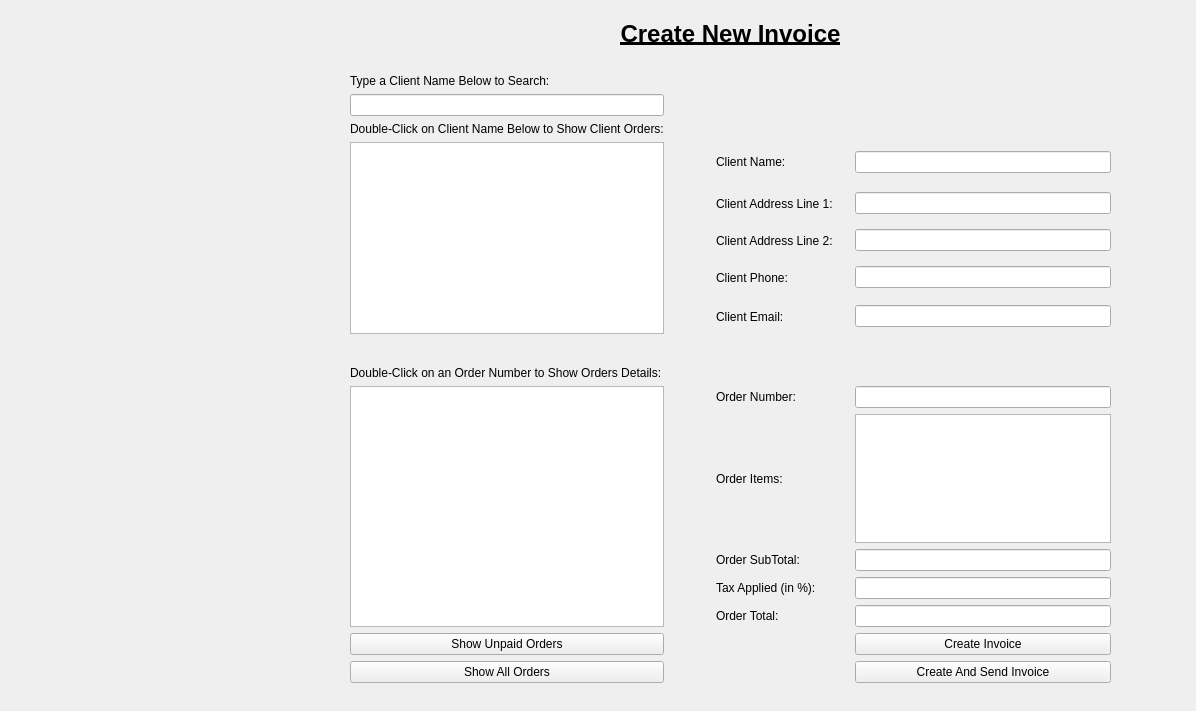
<?xml version="1.0" encoding="UTF-8"?>
<ui version="4.0">
 <class>MainWindow_mainView</class>
 <widget class="QMainWindow" name="MainWindow_mainView">
  <property name="geometry">
   <rect>
    <x>0</x>
    <y>0</y>
    <width>1196</width>
    <height>711</height>
   </rect>
  </property>
  <property name="sizePolicy">
   <sizepolicy hsizetype="Preferred" vsizetype="Expanding">
    <horstretch>0</horstretch>
    <verstretch>0</verstretch>
   </sizepolicy>
  </property>
  <property name="windowTitle">
   <string>MainWindow</string>
  </property>
  <widget class="QWidget" name="centralwidget">
   <widget class="QWidget" name="gridLayoutWidget">
    <property name="geometry">
     <rect>
      <x>310</x>
      <y>20</y>
      <width>871</width>
      <height>683</height>
     </rect>
    </property>
    <layout class="QGridLayout" name="ui_layout_dynamicMainView">
     <item row="1" column="0">
      <layout class="QGridLayout" name="ui_layout_searchEditClients" rowstretch="0,0,0,0,0,0,0,0,0,0,0,0,0,0,0,0,0,0,0,0,0,0,0,0,0,0,0,0,0">
       <property name="sizeConstraint">
        <enum>QLayout::SetFixedSize</enum>
       </property>
       <property name="spacing">
        <number>6</number>
       </property>
       <item row="17" column="3">
        <widget class="QLabel" name="ui_label_newInvoice_orderNumber">
         <property name="text">
          <string>Order Number:</string>
         </property>
        </widget>
       </item>
       <item row="19" column="5">
        <widget class="QLineEdit" name="ux_lineEdit_newInvoice_orderSubTotal"/>
       </item>
       <item row="19" column="3">
        <widget class="QLabel" name="ui_label_newInvoice_orderSubTotal">
         <property name="text">
          <string>Order SubTotal:</string>
         </property>
        </widget>
       </item>
       <item row="16" column="1">
        <widget class="QLabel" name="ui_label_newInvoice_doubleClickTo_2">
         <property name="sizePolicy">
          <sizepolicy hsizetype="Preferred" vsizetype="Fixed">
           <horstretch>0</horstretch>
           <verstretch>0</verstretch>
          </sizepolicy>
         </property>
         <property name="text">
          <string>Double-Click on an Order Number to Show Orders Details:</string>
         </property>
        </widget>
       </item>
       <item row="5" column="1">
        <widget class="QLabel" name="ui_label_newInvoice_doubleClickTo">
         <property name="sizePolicy">
          <sizepolicy hsizetype="Preferred" vsizetype="Fixed">
           <horstretch>0</horstretch>
           <verstretch>0</verstretch>
          </sizepolicy>
         </property>
         <property name="text">
          <string>Double-Click on Client Name Below to Show Client Orders:</string>
         </property>
        </widget>
       </item>
       <item row="3" column="1">
        <widget class="QLineEdit" name="ux_lineEdit_newInvoice_clientNameSearch"/>
       </item>
       <item row="12" column="3">
        <widget class="QLabel" name="ui_label_newInvoice_clientEmail">
         <property name="text">
          <string>Client Email:</string>
         </property>
        </widget>
       </item>
       <item row="0" column="0">
        <spacer name="ui_hSpacer0_newInvoice">
         <property name="orientation">
          <enum>Qt::Horizontal</enum>
         </property>
         <property name="sizeType">
          <enum>QSizePolicy::Fixed</enum>
         </property>
         <property name="sizeHint" stdset="0">
          <size>
           <width>40</width>
           <height>20</height>
          </size>
         </property>
        </spacer>
       </item>
       <item row="9" column="3">
        <widget class="QLabel" name="ui_label_newInvoice_addressLine1">
         <property name="text">
          <string>Client Address Line 1:</string>
         </property>
        </widget>
       </item>
       <item row="10" column="3">
        <widget class="QLabel" name="ui_label_newInvoice_addressLine2">
         <property name="text">
          <string>Client Address Line 2:</string>
         </property>
        </widget>
       </item>
       <item row="1" column="2">
        <spacer name="ui_vSpacer0_newInvoice">
         <property name="orientation">
          <enum>Qt::Vertical</enum>
         </property>
         <property name="sizeType">
          <enum>QSizePolicy::Fixed</enum>
         </property>
         <property name="sizeHint" stdset="0">
          <size>
           <width>20</width>
           <height>20</height>
          </size>
         </property>
        </spacer>
       </item>
       <item row="2" column="1">
        <widget class="QLabel" name="ui_label_newInvoice_typeBelow">
         <property name="sizePolicy">
          <sizepolicy hsizetype="Preferred" vsizetype="Fixed">
           <horstretch>0</horstretch>
           <verstretch>0</verstretch>
          </sizepolicy>
         </property>
         <property name="text">
          <string>Type a Client Name Below to Search:</string>
         </property>
        </widget>
       </item>
       <item row="8" column="6">
        <spacer name="ui_hSpacer3_newInvoice">
         <property name="orientation">
          <enum>Qt::Horizontal</enum>
         </property>
         <property name="sizeHint" stdset="0">
          <size>
           <width>40</width>
           <height>20</height>
          </size>
         </property>
        </spacer>
       </item>
       <item row="0" column="1" colspan="5">
        <widget class="QLabel" name="ui_label_newInvoice_header">
         <property name="sizePolicy">
          <sizepolicy hsizetype="Preferred" vsizetype="Fixed">
           <horstretch>0</horstretch>
           <verstretch>0</verstretch>
          </sizepolicy>
         </property>
         <property name="font">
          <font>
           <pointsize>18</pointsize>
           <weight>75</weight>
           <bold>true</bold>
           <underline>true</underline>
          </font>
         </property>
         <property name="text">
          <string>Create New Invoice</string>
         </property>
         <property name="alignment">
          <set>Qt::AlignCenter</set>
         </property>
        </widget>
       </item>
       <item row="23" column="1">
        <widget class="QPushButton" name="ux_pButton_newInvoice_showAllOrders">
         <property name="text">
          <string>Show All Orders</string>
         </property>
        </widget>
       </item>
       <item row="17" column="5">
        <widget class="QLineEdit" name="ux_lineEdit_newInvoice_orderNumber"/>
       </item>
       <item row="3" column="2">
        <spacer name="ui_hSpacer1_newInvoice">
         <property name="orientation">
          <enum>Qt::Horizontal</enum>
         </property>
         <property name="sizeType">
          <enum>QSizePolicy::Fixed</enum>
         </property>
         <property name="sizeHint" stdset="0">
          <size>
           <width>40</width>
           <height>20</height>
          </size>
         </property>
        </spacer>
       </item>
       <item row="8" column="4">
        <spacer name="ui_hSpacer2_newInvoice">
         <property name="orientation">
          <enum>Qt::Horizontal</enum>
         </property>
         <property name="sizeType">
          <enum>QSizePolicy::Fixed</enum>
         </property>
         <property name="sizeHint" stdset="0">
          <size>
           <width>10</width>
           <height>20</height>
          </size>
         </property>
        </spacer>
       </item>
       <item row="8" column="5">
        <widget class="QLineEdit" name="ux_lineEdit_newInvoice_cNameOut"/>
       </item>
       <item row="11" column="3">
        <widget class="QLabel" name="ui_label_newInvoice_clientPhone">
         <property name="text">
          <string>Client Phone:</string>
         </property>
        </widget>
       </item>
       <item row="9" column="5">
        <widget class="QLineEdit" name="ux_lineEdit_newInvoice_address1Out"/>
       </item>
       <item row="10" column="5">
        <widget class="QLineEdit" name="ux_lineEdit_newInvoice_address2Out"/>
       </item>
       <item row="12" column="5">
        <widget class="QLineEdit" name="ux_lineEdit_newInvoice_cEmailOut"/>
       </item>
       <item row="11" column="5">
        <widget class="QLineEdit" name="ux_lineEdit_newInvoice_cPhoneOut"/>
       </item>
       <item row="20" column="3">
        <widget class="QLabel" name="ui_label_newInvoice_taxApplied">
         <property name="text">
          <string>Tax Applied (in %):</string>
         </property>
        </widget>
       </item>
       <item row="21" column="3">
        <widget class="QLabel" name="ui_label_newInvoice_orderTotal">
         <property name="text">
          <string>Order Total:</string>
         </property>
        </widget>
       </item>
       <item row="20" column="5">
        <widget class="QLineEdit" name="ux_lineEdit_newInvoice_taxApplied"/>
       </item>
       <item row="17" column="1" rowspan="5">
        <widget class="QListView" name="ui_ListView_newInvoice_orderSearchList">
         <property name="sizePolicy">
          <sizepolicy hsizetype="Expanding" vsizetype="Expanding">
           <horstretch>0</horstretch>
           <verstretch>0</verstretch>
          </sizepolicy>
         </property>
        </widget>
       </item>
       <item row="8" column="3">
        <widget class="QLabel" name="ui_label_newInvoice_clientName">
         <property name="text">
          <string>Client Name:</string>
         </property>
        </widget>
       </item>
       <item row="18" column="3">
        <widget class="QLabel" name="ui_label_newInvoice_orderItems">
         <property name="text">
          <string>Order Items:</string>
         </property>
        </widget>
       </item>
       <item row="8" column="1" rowspan="5">
        <widget class="QListView" name="ui_ListView_newInvoice_nameSearchList">
         <property name="sizePolicy">
          <sizepolicy hsizetype="Expanding" vsizetype="Fixed">
           <horstretch>0</horstretch>
           <verstretch>0</verstretch>
          </sizepolicy>
         </property>
        </widget>
       </item>
       <item row="25" column="1">
        <spacer name="verticalSpacer_2">
         <property name="orientation">
          <enum>Qt::Vertical</enum>
         </property>
         <property name="sizeHint" stdset="0">
          <size>
           <width>20</width>
           <height>40</height>
          </size>
         </property>
        </spacer>
       </item>
       <item row="13" column="1" rowspan="3">
        <spacer name="verticalSpacer">
         <property name="orientation">
          <enum>Qt::Vertical</enum>
         </property>
         <property name="sizeType">
          <enum>QSizePolicy::Fixed</enum>
         </property>
         <property name="sizeHint" stdset="0">
          <size>
           <width>20</width>
           <height>20</height>
          </size>
         </property>
        </spacer>
       </item>
       <item row="22" column="1">
        <widget class="QPushButton" name="ux_pButton_newInvoice_ShowUnpaidOrders">
         <property name="text">
          <string>Show Unpaid Orders</string>
         </property>
        </widget>
       </item>
       <item row="18" column="5">
        <widget class="QTableView" name="ui_tableView_newInvoice_orderItems"/>
       </item>
       <item row="24" column="1">
        <spacer name="ui_vSpacer0_newInvoice_2">
         <property name="orientation">
          <enum>Qt::Vertical</enum>
         </property>
         <property name="sizeType">
          <enum>QSizePolicy::Fixed</enum>
         </property>
         <property name="sizeHint" stdset="0">
          <size>
           <width>20</width>
           <height>20</height>
          </size>
         </property>
        </spacer>
       </item>
       <item row="21" column="5">
        <widget class="QLineEdit" name="ux_lineEdit_newInvoice_orderTotal"/>
       </item>
       <item row="22" column="5">
        <widget class="QPushButton" name="ux_pButton_newInvoice_createInvoice">
         <property name="text">
          <string>Create Invoice</string>
         </property>
        </widget>
       </item>
       <item row="23" column="5">
        <widget class="QPushButton" name="ux_pButton_newInvoice_createAndSendInvoice">
         <property name="text">
          <string>Create And Send Invoice</string>
         </property>
        </widget>
       </item>
      </layout>
     </item>
    </layout>
   </widget>
  </widget>
 </widget>
 <resources/>
 <connections/>
</ui>
